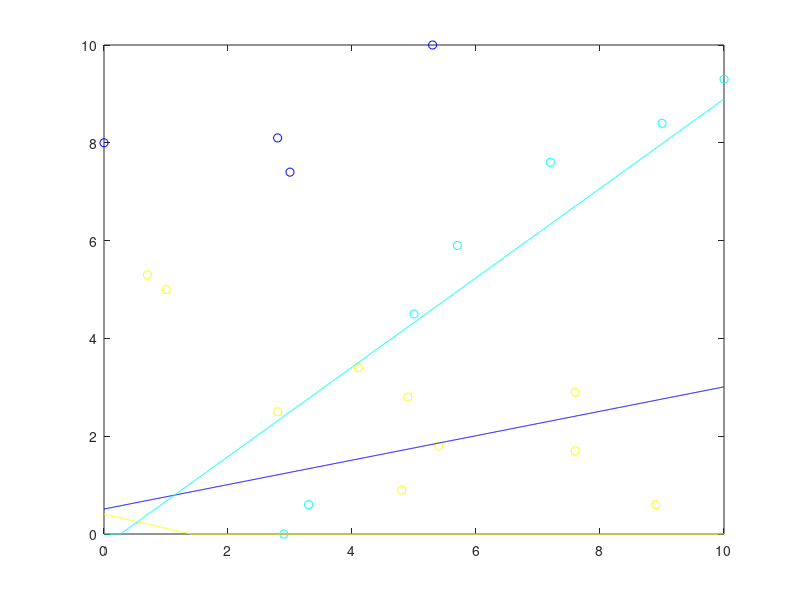

Reproduce this figure in MATLAB.
x0 = 0.000000:.01:10.000000;
c0 = [3.000000 7.400000 ;
0.000000 8.000000 ;
5.300000 10.000000 ;
2.800000 8.100000 ;
];
y_c0 =  - -0.242361 / 0.970186 * x0  + 0.495828 / 0.970186;
c1 = [9.000000 8.400000 ;
10.000000 9.300000 ;
5.700000 5.900000 ;
5.000000 4.500000 ;
2.900000 0.000000 ;
7.200000 7.600000 ;
3.300000 0.600000 ;
];
y_c1 =  - 0.674614 / -0.738171 * x0  + 0.180088 / -0.738171;
c2 = [0.700000 5.300000 ;
8.900000 0.600000 ;
5.400000 1.800000 ;
7.600000 1.700000 ;
1.000000 5.000000 ;
2.800000 2.500000 ;
4.900000 2.800000 ;
4.100000 3.400000 ;
7.600000 2.900000 ;
4.800000 0.900000 ;
];
y_c2 =  - 0.276559 / 0.960997 * x0  + 0.388996 / 0.960997;
colors = jet(3);
if (size(c0) >0) plot (c0(:,1), c0(:,2),'o', 'color', colors(1,:)); end
hold on;
if (size(c1) >0) plot (c1(:,1), c1(:,2),'o', 'color', colors(2,:)); end
hold on;
if (size(c2) >0) plot (c2(:,1), c2(:,2),'o', 'color', colors(3,:)); end
hold on;
for i = 1 : size(y_c0, 2) 
 if y_c0(i) > 10.000000 
 y_c0(i) = 10.000000; 
 end 
 if y_c0(i) < 0.000000 
 y_c0(i) = 0.000000; 
 end 
 end
for i = 1 : size(y_c1, 2) 
 if y_c1(i) > 10.000000 
 y_c1(i) = 10.000000; 
 end 
 if y_c1(i) < 0.000000 
 y_c1(i) = 0.000000; 
 end 
 end
for i = 1 : size(y_c2, 2) 
 if y_c2(i) > 10.000000 
 y_c2(i) = 10.000000; 
 end 
 if y_c2(i) < 0.000000 
 y_c2(i) = 0.000000; 
 end 
 end
plot(x0, y_c0, 'color', colors(1,:));
hold on;
plot(x0, y_c1, 'color', colors(2,:));
hold on;
plot(x0, y_c2, 'color', colors(3,:));
hold on;
